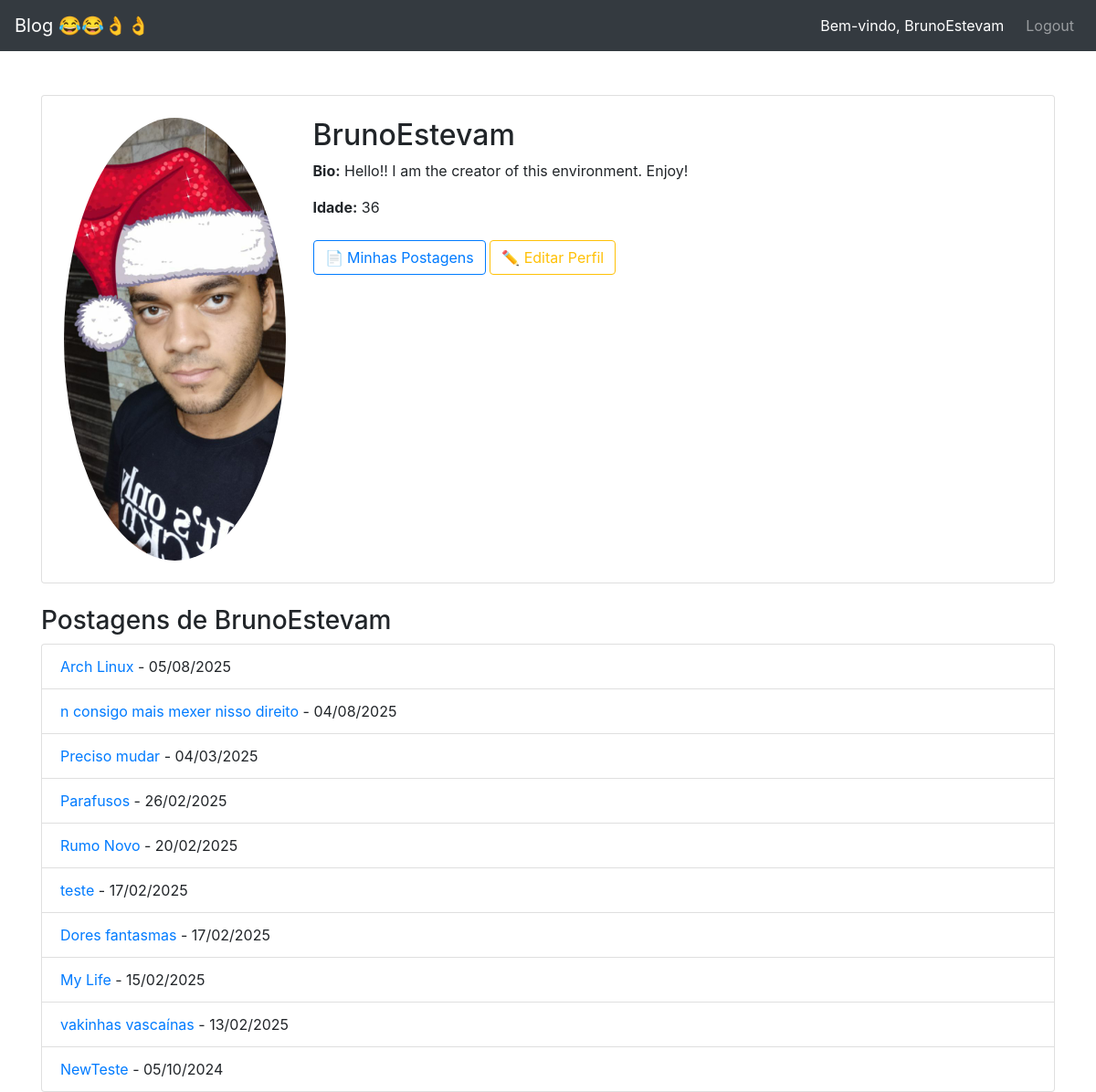
The page /accounts/profile/BrunoEstevam/ (signed in) on the database as committed earlier.
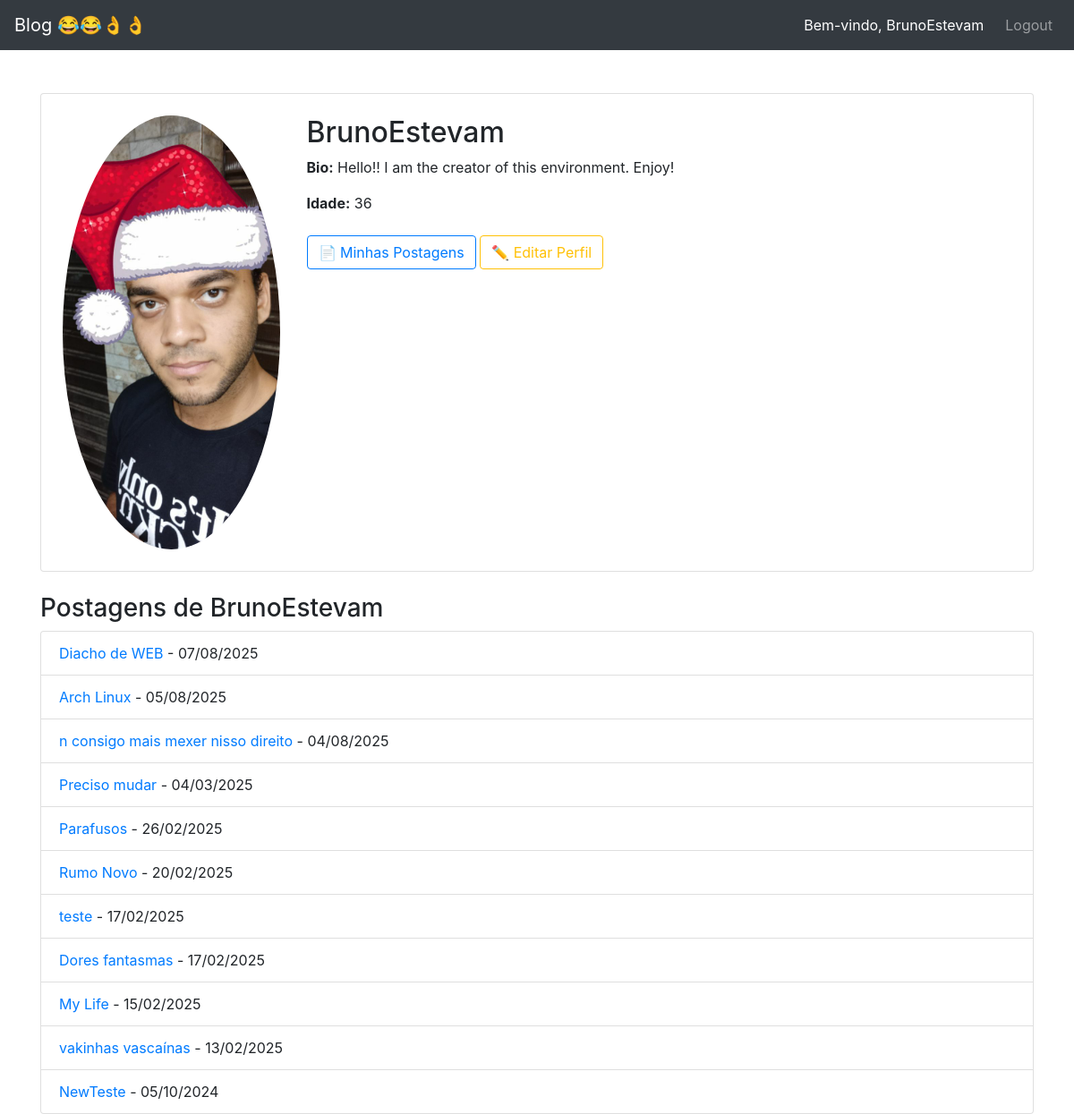
The same page on the database as committed later.
### accounts/models.py (models this page shows, shortened)
class Profile(models.Model):
    user = models.OneToOneField(User, on_delete=models.CASCADE, related_name="profile")
    profile_picture = models.ImageField(upload_to="profile_pics/", blank=True, null=True)
    bio = models.TextField(blank=True, null=True)
    age = models.IntegerField(blank=True, null=True)

### blog/models.py (models this page shows, shortened)
class Post(models.Model):
    class NewManager(models.Manager):
        def get_queryset(self):
            return super().get_queryset().filter(status='published')
    options = (
        ('draft', 'Draft'),
        ('published', 'Published'),
    )
    title = models.CharField(max_length=200)
    excerpt = models.TextField(null=True)
    slug = models.SlugField(max_length=255, unique=True, blank=True)
    publish = models.DateTimeField(default=timezone.now)
    author = models.ForeignKey(User, on_delete=models.CASCADE, related_name='blog_posts')
    content = models.TextField()
    status = models.CharField(max_length=10, choices=options, default='draft')
    objects = models.Manager()
    newmanager = NewManager()
    likes = models.ManyToManyField(User, related_name='post_likes', blank=True)
    dislikes = models.ManyToManyField(User, related_name='post_dislikes', blank=True)
    image = models.ImageField(upload_to='post_images/', blank=True, null=True)
    def get_absolute_url(self):
        return reverse('blog:post_single', args=[self.slug])
    class Meta:
        ordering = ('-publish',)

### accounts/views.py (the view)
# urls.py: path('profile/<str:username>/', accounts_views.profile, name='profile'),
@login_required
def profile(request, username):
    profile_user = get_object_or_404(User, username=username)
    posts = Post.objects.filter(author=profile_user, status="published")
    return render(request, "accounts/profile.html", {"profile_user": profile_user, "posts": posts})

### accounts/templates/accounts/profile.html (shortened to what this page needs)
{% extends "base.html" %}
{% block content %}
<div class="container mt-5">
    <div class="card p-4">
        <div class="row">
            <div class="col-md-3 text-center">
                {% if user.profile.profile_picture %}
    <img src="{{ user.profile.profile_picture.url }}" class="img-fluid rounded-circle" alt="Foto de perfil">
    {% else %}
        <img src="https://via.placeholder.com/150" class="img-fluid rounded-circle" alt="Sem foto">
    {% endif %}
            </div>
            <div class="col-md-9">
                <h2>{{ user.username }}</h2>
                {% if user.profile.bio %}
                    <p><strong>Bio:</strong> {{ user.profile.bio }}</p>
                {% endif %}
                {% if user.profile.age %}
                    <p><strong>Idade:</strong> {{ user.profile.age }}</p>
                {% endif %}
                {% if user == request.user %}
                    <a href="{% url 'blog:user_posts' %}" class="btn btn-outline-primary mt-2">📄 Minhas Postagens</a>
                    <a href="{% url 'accounts:edit_profile' %}" class="btn btn-outline-warning mt-2">✏️ Editar Perfil</a>
                {% endif %}
            </div>
        </div>
    </div>
    <h3 class="mt-4">Postagens de {{ user.username }}</h3>
    {% if posts %}
        <ul class="list-group">
            {% for post in posts %}
                <li class="list-group-item">
                    <a href="{{ post.get_absolute_url }}">{{ post.title }}</a> - {{ post.publish|date:"d/m/Y" }}
                </li>
            {% endfor %}
        </ul>
    {% else %}
        <p>Este usuário ainda não publicou nada.</p>
    {% endif %}
</div>
{% endblock %}

### blog/templates/base.html (shortened to what this page needs)
<!doctype html>
<html lang="en">
<head>
    {% load static %}
    <link rel="stylesheet" href="https://stackpath.bootstrapcdn.com/bootstrap/4.4.1/css/bootstrap.min.css"
>
    <link rel="stylesheet" href="{% static 'blog/styles.css' %}">
</head>
<body>
    <nav class="navbar navbar-expand-lg navbar-dark bg-dark">
        <a class="navbar-brand" href="/">Blog 😂😂👌👌</a>
        <div class="collapse navbar-collapse" id="navbarSupportedContent">
            <ul class="navbar-nav ml-auto">
                {% if user.is_authenticated %}
                <li class="nav-item">
                    <span class="navbar-text text-white mr-3">
                        Bem-vindo, <a href="{% url 'accounts:profile' user.username %}">{{ user.username }}</a>
                    </span>
                </li>
                <li class="nav-item">
                    <a class="nav-link" href="{% url 'blog:logout' %}"
                        onclick="event.preventDefault(); document.getElementById('logout-form').submit();">
                        Logout
                    </a>
                </li>
                {% else %}
                <li class="nav-item">
                    <a class="nav-link" href="{% url 'blog:login' %}">Login</a>
                </li>
                {% endif %}
            </ul>
        </div>
    </nav>
    {% block content %}
    {% endblock %}
</body>
</html>

Rows that differ between the two databases and show on the page:
added Post: title "Diacho de WEB", publish "07/08/2025"
